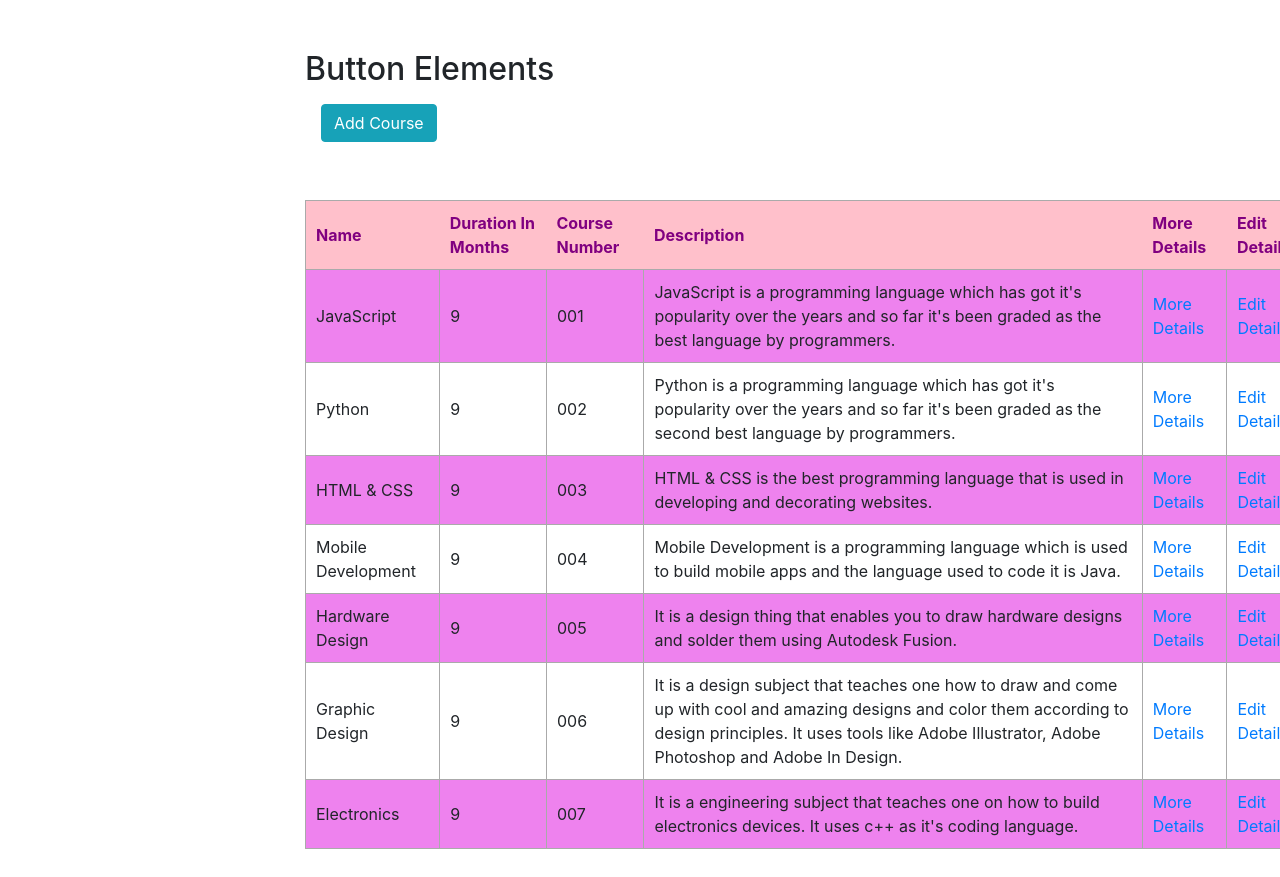
The page /course/list/ on the database its author committed.
### course/models.py (models this page shows, shortened)
class Course(models.Model):
	name = models.CharField(max_length=50)
	duration_in_months = models.IntegerField()
	course_number = models.CharField(max_length=50)
	description = models.TextField()
	teachers = models.ForeignKey(Teachers, on_delete=models.PROTECT, related_name="courses", null= True)

### course/views.py (the view)
# urls.py: url("list/", list_course, name="list_course"),
def list_course(request):
    courses = Course.objects.all()
    return render(request, "list_courses.html", {"courses":courses})

### course/templates/list_courses.html (shortened to what this page needs)
<!DOCTYPE html>
<html>
<head>
    <link rel="stylesheet" href="https://stackpath.bootstrapcdn.com/bootstrap/4.3.1/css/bootstrap.min.css">
</head>
<body>
	<div class="container">
  <h2>Button Elements</h2>
  <nav class="navbar navbar-expand-md">
  	<ul class="navbar-nav">
  		<li class="nav-item">
  			<li><a href="/course/add" class="btn btn-info" role="button">Add Course</a></li>
  		</li>
  	</ul>
  </nav>
</div>
<div class="container">
	<table>
		<tr>
			<th>Name</th>
			<th>Duration In Months</th>
			<th>Course Number</th>
			<th>Description</th>
			<th>More Details</th>
			<th>Edit Details</th>
	    </tr>
		{% for course in courses %}
		<tr>
		    <td>{{course.name}}</td>
		    <td>{{course.duration_in_months}}</td>
		    <td>{{course.course_number}}</td>
		    <td>{{course.description}}</td>
		    <td><a href="/course/detail/{{course.pk}}/">More Details</a></td>
		    <td><a href="/course/edit/{{course.pk}}/">Edit Details</a></td>
	    </tr>
	    {% endfor %}
	</table>
</div>
</body>
</html>

### course/templates/list_courses.html (style rules this page uses)
.container { width: 700px; margin: 50px auto; }
.container table { width: 150%; background-color: #fff; text-align: left; border: 1px solid #aaa; border-collapse: collapse; }
.container table tr { border-bottom: 1px solid #aaa; }
.container table tr:last-child { border-right: none; }
.container table tr td { padding: 10px; border-right: 1px solid #aaa; }
.container table tr td:last-child { border-right: none; }
.container table tr th { padding: 10px; background: pink; color: purple; }
.container table tr:nth-child(even) { background-color: violet; }

### rows shown on the page
Course: name "JavaScript", duration_in_months "9", course_number "001", description "JavaScript is a programming language which has got it's popularity over the years and so far it's been graded as the best language by programmers."
Course: name "Python", duration_in_months "9", course_number "002", description "Python is a programming language which has got it's popularity over the years and so far it's been graded as the second best language by programmers."
Course: name "HTML & CSS", duration_in_months "9", course_number "003", description "HTML & CSS is the best programming language that is used in developing and decorating websites."
Course: name "Mobile Development", duration_in_months "9", course_number "004", description "Mobile Development is a programming language which is used to build mobile apps and the language used to code it is Java."
Course: name "Hardware Design", duration_in_months "9", course_number "005", description "It is a design thing that enables you to draw hardware designs and solder them using Autodesk Fusion."
Course: name "Graphic Design", duration_in_months "9", course_number "006", description "It is a design subject that teaches one how to draw and come up with cool and amazing designs and color them according to design principles. It uses tools like Adobe Illustrator, Adobe Photoshop and Adobe In Design."
Course: name "Electronics", duration_in_months "9", course_number "007", description "It is a engineering subject that teaches one on how to build electronics devices. It uses c++ as it's coding language."
